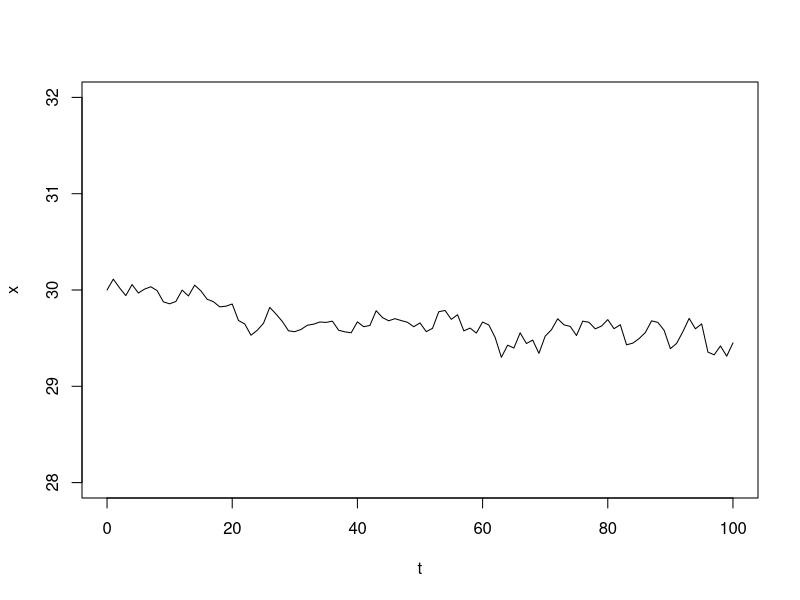

This chart was generated by the following R code:
t <- 0:100  # time
sig2 <- 0.01
## first, simulate a set of random deviates
x <- rnorm(n = length(t) - 1, sd = sqrt(sig2))
## now compute their cumulative sum
x <- c(30, cumsum(x)+30)
plot(t, x, type = "l", ylim = c(-2+30, 2+30))

real_temp_data=data.frame(t,x)
write.csv(real_temp_data,file="real_temp_data.csv")